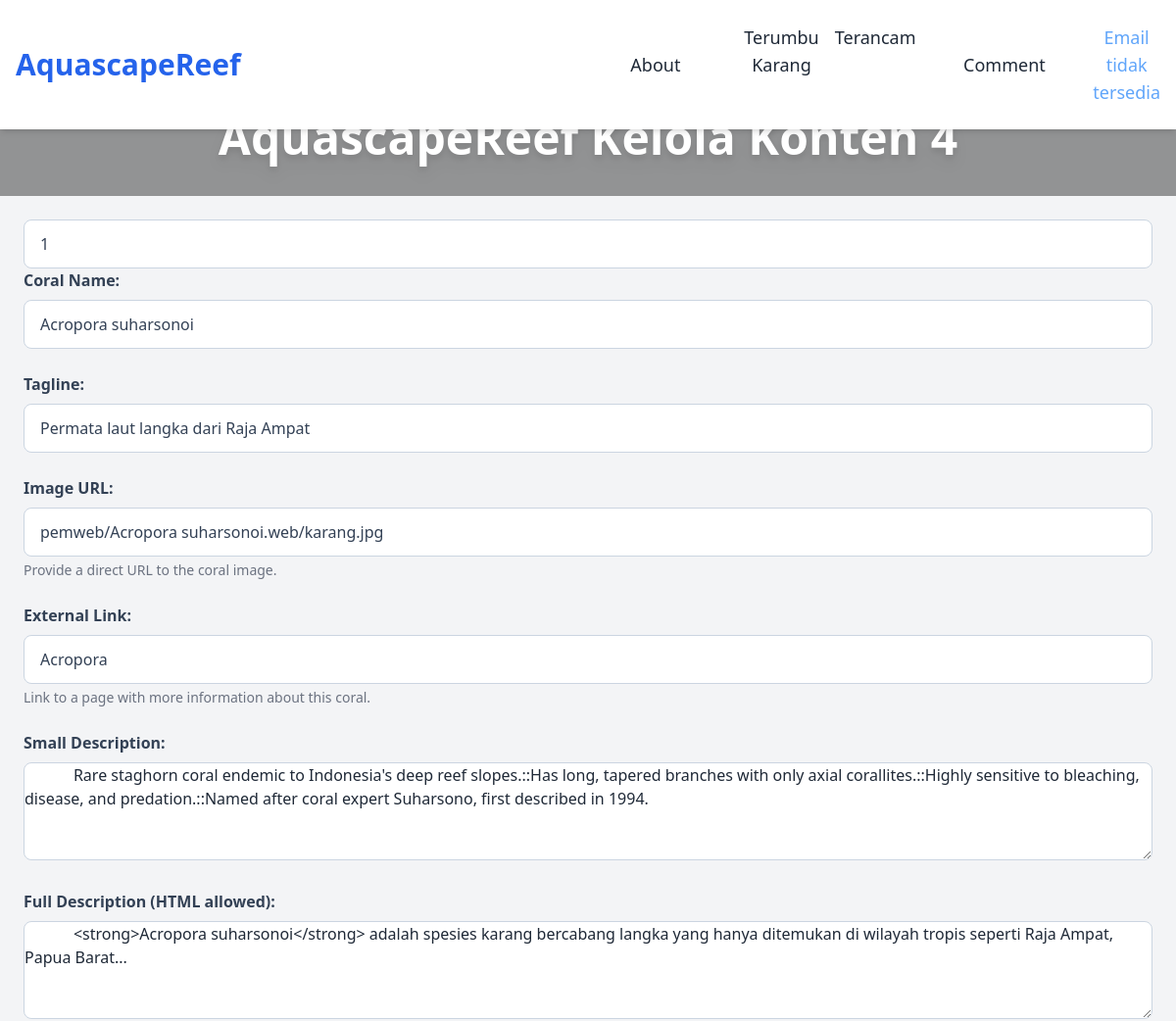
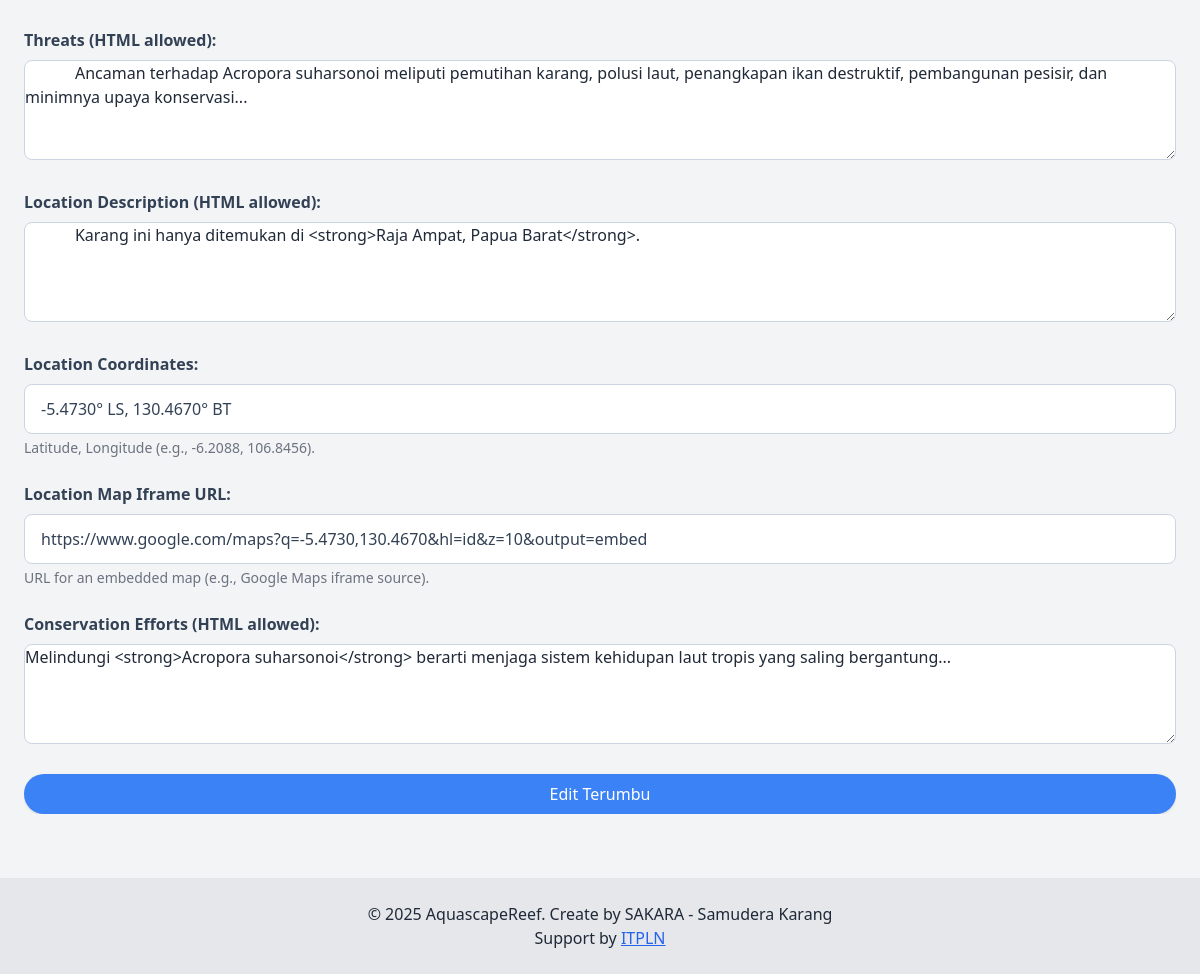
/edit_coral.php (signed in), run on the app's committed database (2 pictures, top to bottom).
### tables this page shows
CREATE TABLE `corals` (
  `id` int(11) NOT NULL AUTO_INCREMENT,
  `name` varchar(50) NOT NULL,
  `tagline` varchar(100) DEFAULT NULL,
  `img` varchar(100) DEFAULT NULL,
  `link` varchar(100) DEFAULT NULL,
  `desc_small` text DEFAULT NULL,
  `desc_html` text DEFAULT NULL,
  `ancaman_html` text DEFAULT NULL,
  `lokasi_html` text DEFAULT NULL,
  `lokasi_coordinate_txt` varchar(50) DEFAULT NULL,
  `lokasi_iframe_url` varchar(100) DEFAULT NULL,
  `pelestarian_html` text DEFAULT NULL,
  PRIMARY KEY (`id`)
);

### _data_corals.php (called while the page is built, shortened)
<?php
include '_util_koneksi.php';
$nama_coral = $_GET['link_coral'] ?? '';
$id = $_GET['cid'] ?? -1;
$corals = [];
if ($nama_coral == '' && $id < 0) {
  $stmt = $conn->prepare("SELECT * FROM corals");
  $stmt->execute();
  $result = $stmt->get_result();
  while ($row = $result->fetch_assoc()) {
    $corals[] = $row;
  }
}

### edit_coral.php (the view, shortened to what this page needs)
<?php
include "_data_corals.php";
$coral = $corals[0];
?>
<!DOCTYPE html>
<html lang="id">
<head>
  <?php include '_layout_headscript.php' ?>
</head>
<body id="top" class="bg-gray-100 text-gray-800 font-sans">
  <?php include '_layout_navbar.php' ?>
  <div class="pt-20 w-full h-[200px] bg-cover bg-center bg-no-repeat" style="background-image: url('https://image.idntimes.com/post/20161209/the-great-barrier-reef-5f78074eec83b3b8e8958d857e58bc29.jpeg?tr=w-1920,f-webp,q-75&width=1920&format=webp&quality=75');">
    <div class="w-full h-full bg-black/40 flex items-center justify-center">
      <h1 class="text-white text-4xl md:text-5xl font-bold text-center drop-shadow-lg">
        AquascapeReef Kelola Konten <?php echo count($corals); ?>
      </h1>
    </div>
  </div>
  <section class="p-6">
    <div class="overflow-x-auto">
      <form action="_process_send_coral.php" method="POST">
        <input type="text" class="-d-none" name="id" value="<?= $coral['id'] ?? -1 ?>">
        <div class="form-group">
          <label for="name">Coral Name:</label>
          <input type="text" id="name" name="name" required
            placeholder="e.g., Acropora millepora"
            value="<?= $coral['name'] ?>"
            class="rounded-lg focus:ring-blue-500 focus:border-blue-500">
        </div>
        <div class="form-group">
          <label for="tagline">Tagline:</label>
          <input type="text" id="tagline" name="tagline"
            placeholder="A short, catchy description"
            value="<?= $coral['tagline'] ?>"
            class="rounded-lg focus:ring-blue-500 focus:border-blue-500">
        </div>
        <div class="form-group">
          <label for="img">Image URL:</label>
          <input type="text" id="img" name="img"
            value="<?= $coral['img'] ?>"
            placeholder="https://example.com/coral.jpg"
            class="rounded-lg focus:ring-blue-500 focus:border-blue-500">
          <p class="text-sm text-gray-500 mt-1">Provide a direct URL to the coral image.</p>
        </div>
        <div class="form-group">
          <label for="link">External Link:</label>
          <input type="text" id="link" name="link"
            value="<?= $coral['link'] ?>"
            placeholder="https://example.com/more-info"
            class="rounded-lg focus:ring-blue-500 focus:border-blue-500">
          <p class="text-sm text-gray-500 mt-1">Link to a page with more information about this coral.</p>
        </div>
        <div class="form-group">
          <label for="desc_small">Small Description:</label>
          <textarea id="desc_small" name="desc_small"
            placeholder="A brief summary of the coral."
            class="rounded-lg focus:ring-blue-500 focus:border-blue-500">
            <?= $coral['desc_small'] ?>
          </textarea>
        </div>
        <div class="form-group">
          <label for="desc_html">Full Description (HTML allowed):</label>
          <textarea id="desc_html" name="desc_html"
            placeholder="Detailed description of the coral, including HTML tags if needed."
            class="rounded-lg focus:ring-blue-500 focus:border-blue-500">
            <?= $coral['desc_html'] ?>
          </textarea>
        </div>
        <div class="form-group">
          <label for="ancaman_html">Threats (HTML allowed):</label>
          <textarea id="ancaman_html" name="ancaman_html"
            placeholder="Information about threats to this coral, HTML allowed."
            class="rounded-lg focus:ring-blue-500 focus:border-blue-500">
            <?= $coral['ancaman_html'] ?>
          </textarea>
        </div>
        <div class="form-group">
          <label for="lokasi_html">Location Description (HTML allowed):</label>
          <textarea id="lokasi_html" name="lokasi_html"
            placeholder="Description of where this coral can be found, HTML allowed."
            class="rounded-lg focus:ring-blue-500 focus:border-blue-500">
            <?= $coral['lokasi_html'] ?>
          </textarea>
        </div>
        <div class="form-group">
          <label for="lokasi_coordinate_txt">Location Coordinates:</label>
          <input type="text" id="lokasi_coordinate_txt" name="lokasi_coordinate_txt"
            value="<?= $coral['lokasi_coordinate_txt'] ?>"
            placeholder="e.g., -6.2088, 106.8456"
            class="rounded-lg focus:ring-blue-500 focus:border-blue-500">
          <p class="text-sm text-gray-500 mt-1">Latitude, Longitude (e.g., -6.2088, 106.8456).</p>
        </div>
        <div class="form-group">
          <label for="lokasi_iframe_url">Location Map Iframe URL:</label>
          <input type="url" id="lokasi_iframe_url" name="lokasi_iframe_url"
            value="<?= $coral['lokasi_iframe_url'] ?>"
            placeholder="https://www.google.com/maps/embed?pb=..."
            class="rounded-lg focus:ring-blue-500 focus:border-blue-500">
          <p class="text-sm text-gray-500 mt-1">URL for an embedded map (e.g., Google Maps iframe source).</p>
        </div>
        <div class="form-group">
          <label for="pelestarian_html">Conservation Efforts (HTML allowed):</label>
          <textarea id="pelestarian_html" name="pelestarian_html"
            placeholder="Information about conservation efforts, HTML allowed."
            class="rounded-lg focus:ring-blue-500 focus:border-blue-500"><?= $coral['pelestarian_html'] ?></textarea>
        </div>
        <button type="submit"
          class="inline-block bg-blue-500 text-white px-5 py-2 rounded-full shadow hover:bg-blue-600 transition">
          Edit Terumbu
        </button>
      </form>
    </div>
  </section>
  <?php include "_layout_footer.php" ?>
</body>
</html>

### edit_coral.php (style rules this page uses)
.form-group { margin-bottom: 1.5rem; }
label { display: block; margin-bottom: 0.5rem; font-weight: 600; color: #334155; }
input[type="text"], input[type="url"], textarea { width: 100%; padding: 0.75rem 1rem; border: 1px solid #cbd5e1; border-radius: 0.5rem; font-size: 1rem; color: #334155; transition: border-color 0.2s, box-shadow 0.2s; }
textarea { min-height: 100px; resize: vertical; }
button { width: 100%; padding: 0.75rem 1.5rem; background-color: #3b82f6; color: white; font-weight: 600; border-radius: 0.5rem; border: none; cursor: pointer; font-size: 1.125rem; transition: background-color 0.2s, transform 0.1s; }
h1 { font-size: 2.25rem; font-weight: 700; color: #1e293b; margin-bottom: 2rem; text-align: center; }

### data on the page
corals: id "1", name "Acropora suharsonoi", tagline "Permata laut langka dari Raja Ampat", img "pemweb/Acropora suharsonoi.web/karang.jpg", link "Acropora", desc_small "Rare staghorn coral endemic to Indonesia's deep reef slopes.::Has long, tapered branches with only axial corallites.::Highly sensitive to bleaching, disease, and predation.::Named after coral expert Suharsono, first described in 1994.", desc_html "<strong>Acropora suharsonoi</strong> adalah spesies karang bercabang langka yang hanya ditemukan di wilayah tropis seperti Raja Ampat, Papua Barat...", ancaman_html "Ancaman terhadap Acropora suharsonoi meliputi pemutihan karang, polusi laut, penangkapan ikan destruktif, pembangunan pesisir, dan minimnya upaya konservasi...", lokasi_html "Karang ini hanya ditemukan di <strong>Raja Ampat, Papua Barat</strong>.", lokasi_coordinate_txt "-5.4730° LS, 130.4670° BT", lokasi_iframe_url "https://www.google.com/maps?q=-5.4730,130.4670&hl=id&z=10&output=embed", pelestarian_html "Melindungi <strong>Acropora suharsonoi</strong> berarti menjaga sistem kehidupan laut tropis yang saling bergantung..."

### other printed values
$_SESSION['user']['name'] "Email tidak tersedia"
count($corals) "4"
